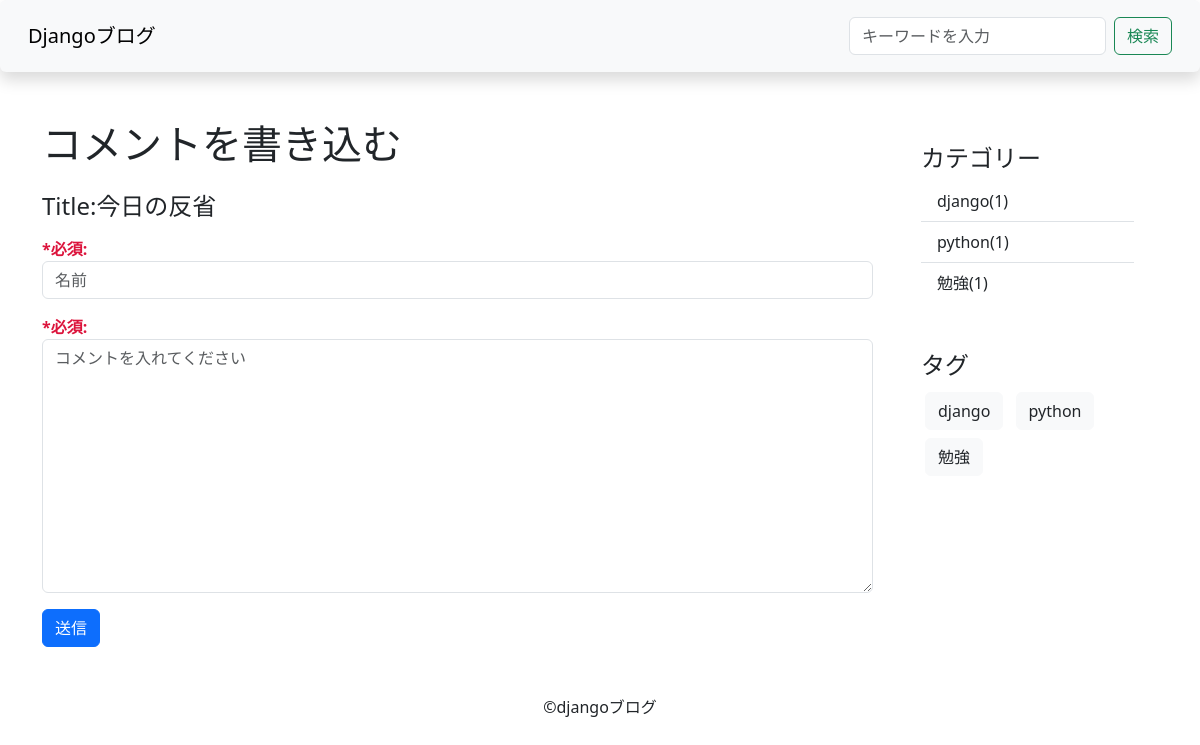
Page /comment/4/ on the committed database.
### blog/models.py (models this page shows, shortened)
class Post(models.Model):
    title=models.CharField(verbose_name='タイトル',max_length=200)
    content=MarkdownxField('本文',blank=True)
    created_at=models.DateTimeField('作成日時',auto_now_add=True)
    updated_at=models.DateTimeField('更新日時',auto_now=True)
    is_published=models.BooleanField('公開設定',default=False)
    image=models.ImageField(verbose_name='画像',upload_to='upload' , null=True , blank = True)
    class Meta:
         verbose_name="記事"
         verbose_name_plural="記事"
    category=models.ForeignKey(Category,verbose_name="カテゴリー",on_delete=models.PROTECT,null=True,blank=True)
    tags=models.ManyToManyField(Tag,verbose_name="タグ",blank=True)

class Category(models.Model):
    name=models.CharField(verbose_name="カテゴリ",max_length=255)
    slug=models.SlugField(verbose_name="URL",unique=True)
    class Meta:
         verbose_name="カテゴリー"
         verbose_name_plural="カテゴリー"

class Tag(models.Model):
    name=models.CharField(verbose_name="タグ",max_length=255)
    slug=models.SlugField(verbose_name="URL",unique=True)
    class Meta:
         verbose_name="タグ"
         verbose_name_plural="タグ"

### blog/views.py (the view, shortened to what this page needs)
# urls.py: path('comment/<int:post_pk>/' ,CommentCreateView.as_view(),name="comment"),
class CommentCreateView(CreateView):
    model=Comment
    form_class=CommentForm
    def get_context_data(self, **kwargs):
        context=super().get_context_data(**kwargs)
        post_pk=self.kwargs['post_pk']
        context["post"] = get_object_or_404(Post,pk=post_pk)
        return context

### blog/form.py
class CommentForm(forms.ModelForm):
    class Meta:
        model=Comment
        fields=("name","text")
        widgets={
            "name":forms.TextInput(attrs={"placeholder":"名前","class":"form-control"}),
            "text":forms.Textarea(attrs={"placeholder":"コメントを入れてください","class":"form-control"})
        }
        labels={
            'name':'*必須',
            'text':'*必須'
        }

### blog/context_processors.py (called while the page is built)
def common(request):
    context={
        "categories":Category.objects.annotate(count=Count("post",Q(post__is_published=True))),
        "tags":Tag.objects.all()
    }
    return context

### blog/templates/blog/comment_form.html (shortened to what this page needs)
{% extends "base.html" %}
{% block content %}
    <div class="row">
        <div class="col-9">
            {% if post %}
                <h1 class="mb-4">コメントを書き込む</h1>
                <h4 class="mb-3">Title:{{post.title}}</h4>
            {% elif comment %}
                <h1 class="mb-4">返信する</h1>
                <h4 class="mb-3">Re:{{comment.text}}</h4>
            {% endif %}
            <form class="comment-form" method="POST" >
                {{form.as_p}}
                <button type="submit" class="btn btn-primary">送信</button>
            </form>
        </div>
        <div class="col-3">
            {% include "blog/snippets/sidebar.html" %}
        </div>
    </div>
{% endblock content %}

### blog/templates/blog/snippets/sidebar.html
<div class="p-4 ">
    <h4>カテゴリー</h4>
    <ul class="list-group list-group-flush">
        {% for category in categories %}
            {% if category.count > 0 %}
                <li class="list-group-item ">
                    <a href="{% url 'category-post-detail' category.slug %}" class="category">
                    {{category.name}}({{category.count}})
                    </a>
                </li>
            {% endif %}
        {% endfor %}
    </ul>
</div>
<div class="p-4">
    <h4>タグ</h4>
    {% for tag in tags %}
        <a href="{% url 'tag-post-detail' tag.slug %}" class="btn btn-light text-dark m-1">{{tag.name}}</a>
    {% endfor %}

### blog/static/blog/css/style.css (style rules this page uses)
.category { color:#212529; text-decoration: none; }
.comment-form label { color : #dc143c; font-weight : 600; }

### rows in the picture
Post: title "今日の反省"
Category: name "django", count "1"
Category: name "python", count "1"
Category: name "勉強", count "1"
Tag: name "django"
Tag: name "python"
Tag: name "勉強"
